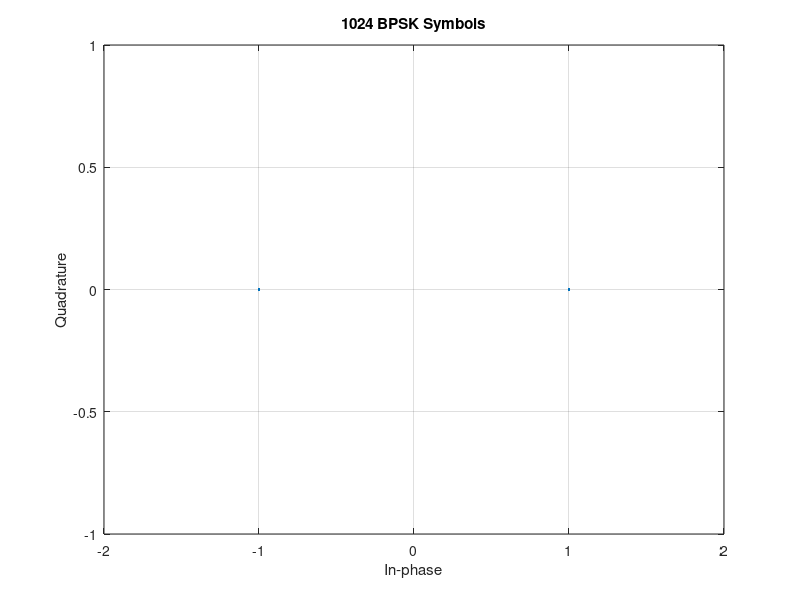
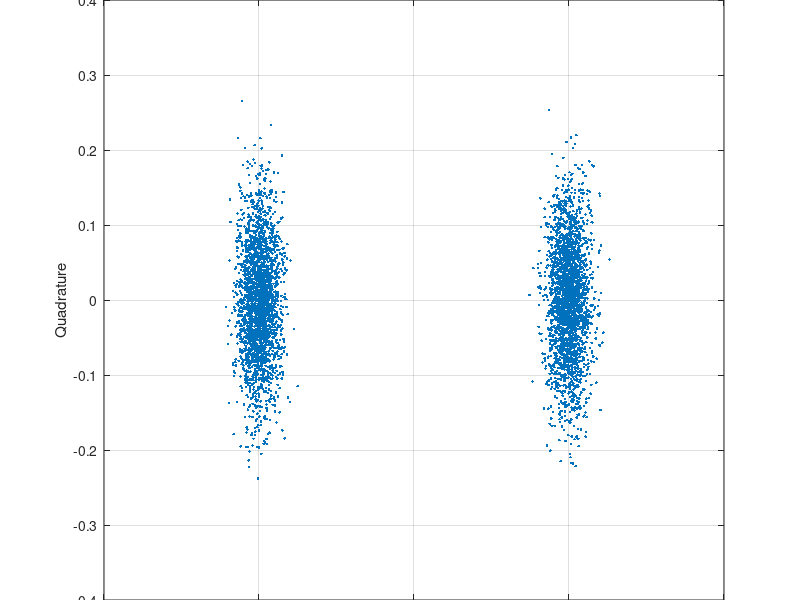
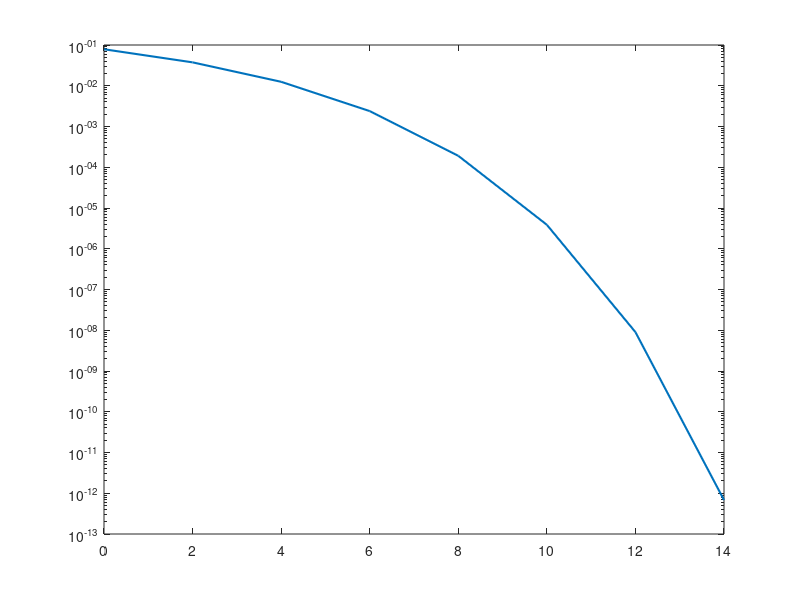

Here is the MATLAB script that generated these plots, in order: (Note: this script raises an error after producing the figures.)
clc;
clear all;
close all;

N = 100024; %No: of 1 bit symbols
c = [-1 1]; %valid symbols
xmod = randsrc(1,N,c); %Random sequence of 1s and 2s


scatterplot(xmod),title("1024 BPSK Symbols"),grid on,xlim([-2 2]);

%Add AWGN
i = 1;
for SNR = [20,4]
    xmod_noised = awgn(complex(xmod),SNR);
    scatterplot(xmod_noised,20),title("1024 BPSK Symbols with AWGN, SNR ="+SNR),grid on,xlim([-2 2]);
    i = i + 1;
end

%Coherent detection'
for i = 1:1:length(xmod_noised)
    if(xmod_noised(i)>0)
        x_detected(i) = 1;
    else
        x_detected(i) = -1;
    end
end

%Bit Error Rate
x_detected = zeros(1,N);
SNR = 0:2:14;
index = 1:1:length(SNR);
BER = zeros(1,length(SNR));
BER_analytical = zeros(1,length(SNR));
for SNR_index = index
    %xmod_noised = awgn(complex(xmod),SNR(SNR_index));
    xmod_noised = xmod + 1/sqrt(2)*10^(-SNR(SNR_index)/20) * randn(1,N);
    %detect
    for i = 1:1:length(xmod_noised)
        if(xmod_noised(i)>0)
            x_detected(i) = 1;
        else
            x_detected(i) = -1;
        end
    end
    
    %biterror
    for i = 1:1:length(xmod_noised)
        if x_detected(i) ~= xmod(i)
            BER(SNR_index) = BER(SNR_index) + 1;
        end
    end
    BER(SNR_index) = BER(SNR_index)/N;
    BER_analytical(SNR_index) = qfunc(sqrt(2*(10.^(SNR(SNR_index)./10))));
end

%SNR = 10.^(SNR./10);
semilogy(SNR,BER_analytical,'LineWidth',1.5)
hold on
semilogy(SNR,BER,'O','LineWidth',1.5)
xlabel('Eb/No (dB)')
ylabel('BER')
title ('BER for BPSK')
legend('Analytical BER','Simulated BER')
grid on 
